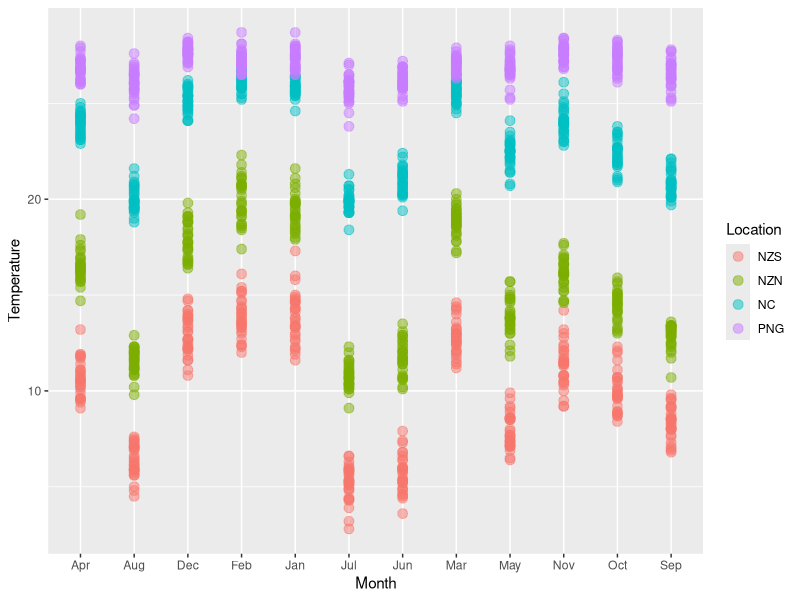
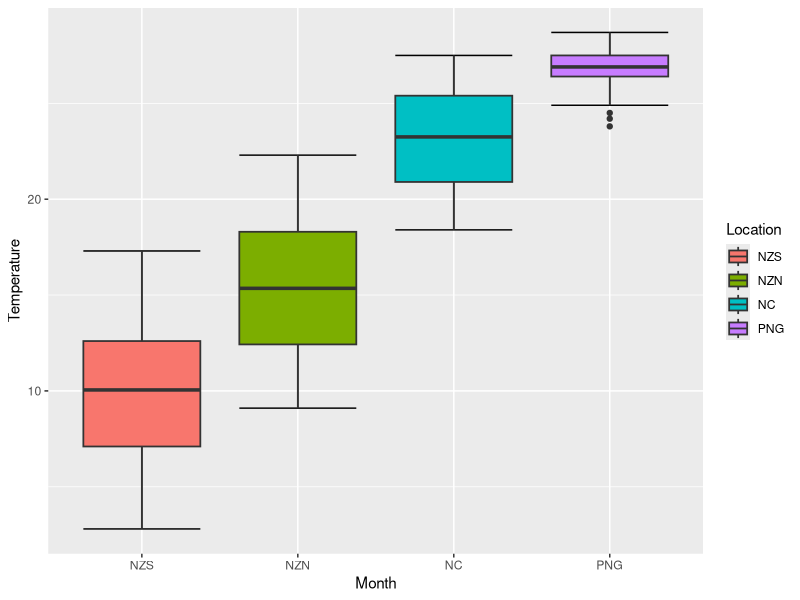
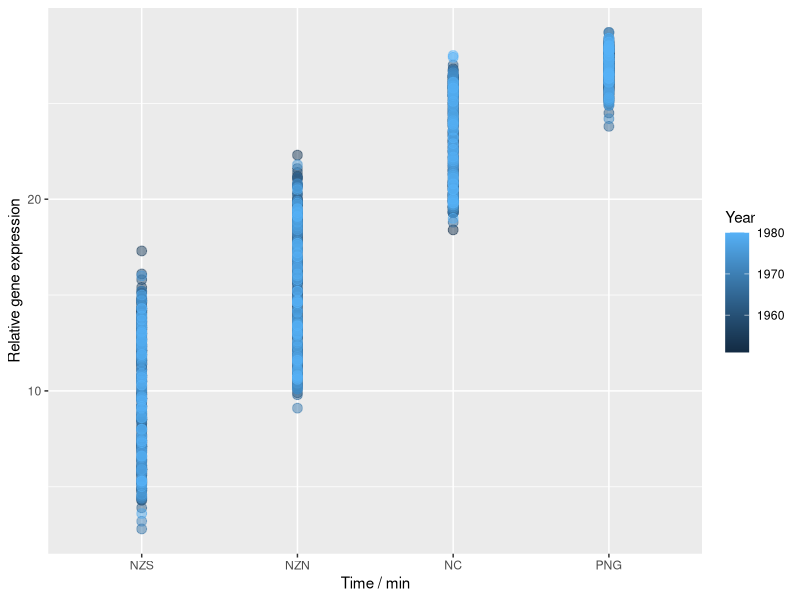

Write the R code that produced these figures, in order. (Note: this script raises an error after producing the figures.)
################################################
# Set Directory
getwd()
setwd("/Users/jialelim/Documents/github/UPBS/newCode")

# Notes: I am assuming that NZS-new zealand south, NZN-new zealand north, PNG-Papua New Guinea, NC-coast?
# and that the variable is temperature
################################################

Data <- read.csv(file="../Data/ClimateData.csv", header=TRUE, na.strings=c("","NA"))
# replace "" with NA

str(Data)
head(Data)

############# Basic Visualisation  ###############
# we can plot them all on the same plot for a quick look
require(ggplot2)

# Before we can plot, we have to melt it into a long format
require(reshape2) # load the reshape2 package

?melt #check out the melt function
plotData <- melt(Data, id=c("Year", "Month", "TimePt"), 
                 variable.name = "Location", value.name = "Temperature")
head(plotData)

# plot all datapoints, quick look, categorised by Location
summaryplot <- ggplot(plotData, aes(x = Month, y = Temperature, colour = Location)) + # ggplot(dataframe, what to plot)
  geom_point(alpha = I(0.5), size = 3) +  # plot dots, adjust transparency and size
  labs(x = "Month", y = "Temperature") # x and y axis labels
summaryplot

# Temperature of different Locations seems to be different.
summaryplot2 <- ggplot(plotData, aes(x = Location, y = Temperature, fill = Location)) + # ggplot(dataframe, what to plot)
  stat_boxplot(geom = 'errorbar') +           # add whiskers to boxplots
  geom_boxplot(lwd = 0.6)  +    
  labs(x = "Month", y = "Temperature") # x and y axis labels
summaryplot2

# plot all datapoints, quick look, categorised by Year
summaryplot2 <- ggplot(plotData, aes(x = Location, y = Temperature, colour = Year)) + # ggplot(dataframe, what to plot)
  geom_point(alpha = I(0.5), size = 3) +  # plot dots, adjust transparency and size
  labs(x = "Time / min", y = "Relative gene expression") # x and y axis labels 
summaryplot2

# can we get a better spread of data by log(Time) ?
summaryplot2 <- ggplot(plotData, aes(x = log(time_min), y = RelativeExpression, colour = Genes)) + # log x axis
  geom_point(size = 3) +  # plot dots, adjust transparency and size
  scale_color_brewer(palette="Paired") +   # change color palette to better distinguish bet genes
  labs(x = "log(Time / min)", y = "Relative gene expression") # x and y axis labels
summaryplot2

# or we can plot them separately in a multifacets plot
summaryplot3 <- summaryplot2 +
  facet_wrap(~Genes, ncol = 4) +  # facet based on Location and maximum 11 plots each row
  theme(legend.position="none") # remove all legends
summaryplot3
